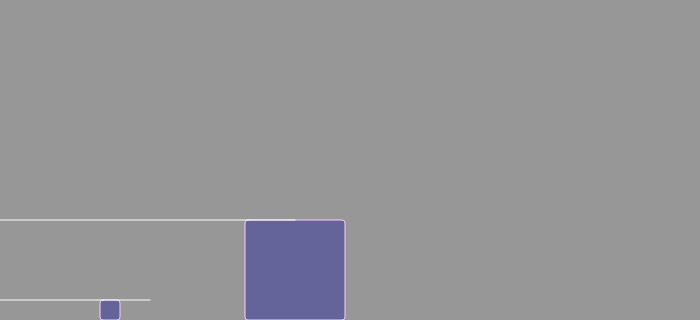
Frame 1 (no input)
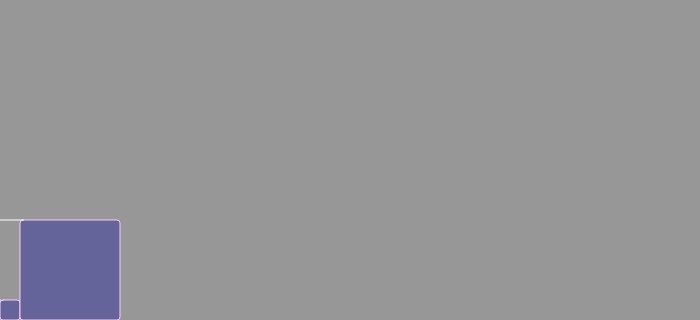
Frame 60 (no input)
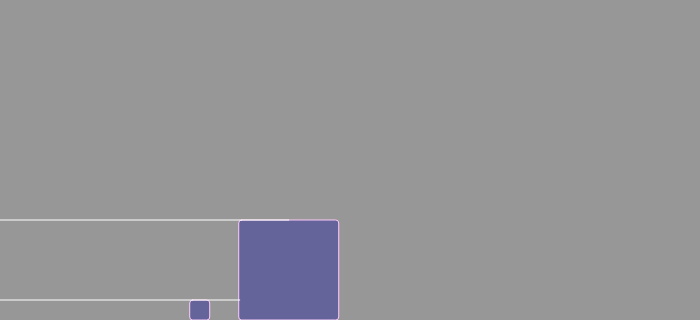
Frame 120 (the mouse pressed at the canvas centre since frame 60)

The p5.js sketch that drew these frames (run headless with seeded random() and noise() and a simulated clock; from frame 60 on, the mouse is pressed at the canvas centre):

// p5.js sketch
// ── sketch.js
let block1, block2;

let cpt = 0;
let cptDiv;
let digits = 4;
const pas = 100;
function setup() {
	createCanvas(700,320);
	const m2 = pow(100,digits-1)
	block1 = new Block(100,20,0,1,0);
	block2 = new Block(250,100,-5/pas,m2,block1.w);
	cptDiv = createDiv(cpt);
}
function draw() {
	background(151);
	stroke(255, 204, 250);
	strokeWeight(1);
	for (let i=0; i<pas;i++) {
	// print(cpt,block1.x,block2.x,block1.v);
		if (block1.collision(block2)) {
			const v1 = block1.bing(block2);
			const v2 = block2.bing(block1);
			block1.v = v1;
			block2.v = v2;
			cpt++;
		}
		if (block1.mur()) { block1.retour(); cpt++;}
		block1.update();
		block2.update();
	}
	block1.show();
	block2.show();
	stroke(255);
	line(0,height-block1.w,block1.x+50,height-block1.w)
	line(0,height-block2.w,block2.x+50,height-block2.w)

	cptDiv.html(nf(cpt,digits));
	if (block2.x>width-50) noLoop();
	// if (block2.v > block1.v && block2.v>0) {noLoop();}
}
// ── blocks.js
class Block {
	constructor(x,w,v,m=1,xC) {
		this.dec = 0;
		this.x = x;
		this.y = height-w;
		this.w = w;
		this.v = v;
		this.m = m;
		this.xC = xC-0.001;
	}

	mur() {
		return (this.x<=0);
	}

	retour() {
		this.v *= -1;
	}

	bing(other) {
		let masses = this.m + other.m;
		let nV = (this.m - other.m)*this.v + 2*other.m*other.v;
		return (nV/masses);
	}

	collision(other) {
		return !(this.x+this.w < other.x || this.x>other.x+other.w);
	}
	update() {
		// let nX = this.x + this.v;
		// const x = constrain(nX,this.xC,width);
		this.x += this.v;
	}
	show() {
		fill(100,100,155);
		const x = constrain(this.x,this.xC,width);
		rect(x+this.dec,this.y,this.w,this.w,3);
	}
}
